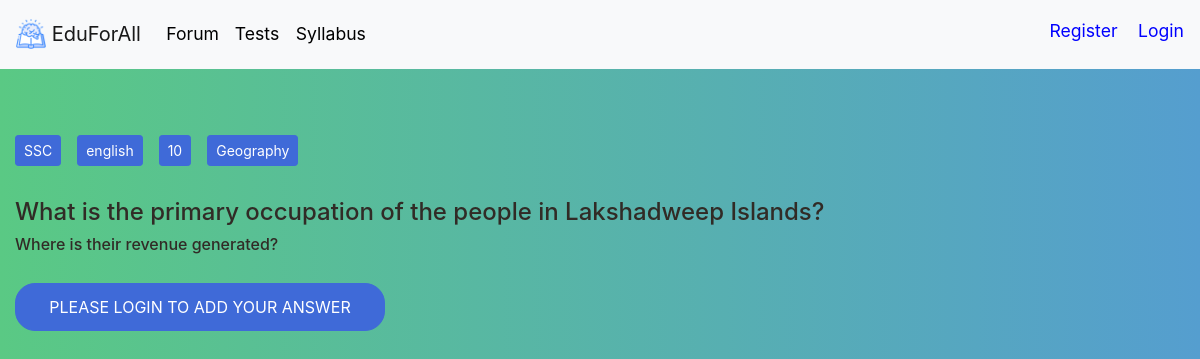
Before: /forum/question/11 with the older database file.
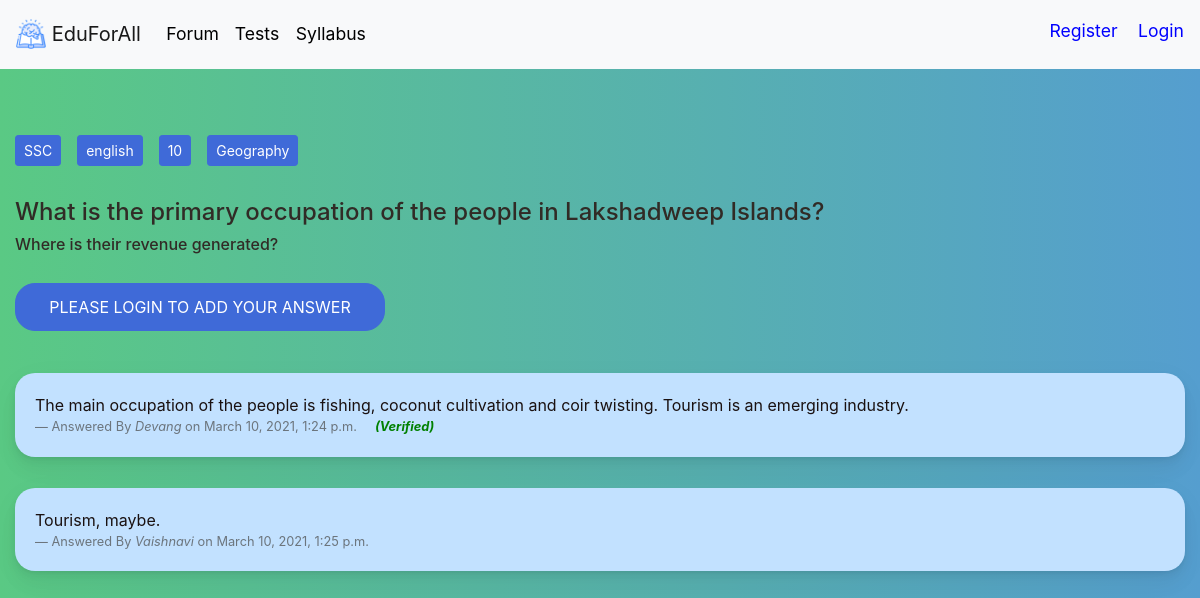
After: the same page with the newer database file.
### forum/models.py (models this page shows, shortened)
class question(models.Model):
    created = models.DateTimeField(auto_now_add=True)
    questionBy = models.ForeignKey(student, on_delete=models.CASCADE)
    title = models.CharField(max_length=240)
    body = models.CharField(max_length=25000)
    medium = models.CharField(max_length=100)
    acadYear = models.CharField(max_length=100)
    subject = models.CharField(max_length=100)
    board = models.CharField(max_length=100, default="SSC")

class answer(models.Model):
    created = models.DateTimeField(auto_now_add=True)
    whichQuestion = models.ForeignKey(question, on_delete=models.CASCADE)
    answerBy = models.ForeignKey(student, on_delete=models.CASCADE)
    body = models.CharField(max_length=30000)
    isCorrect = models.BooleanField(default=False)

class student(models.Model):
    user: OneToOneField = models.OneToOneField(User, on_delete=models.CASCADE)
    acadYear = models.CharField(max_length=100)
    medium = models.CharField(max_length=100)
    board = models.CharField(max_length=100, default="SSC")

### forum/views.py (the view, shortened to what this page needs)
# urls.py: path('question/<int:id>',views.queAns.as_view(),name='queAns'),
class queAns(View):
    def get(self, request, id, template_name='queAns.html'):
        message = {}
        Question = question.objects.filter(id=id)
        Question = Question[0]
        message['question'] = Question
        answers = answer.objects.filter(whichQuestion=Question)
        answers = answers.order_by('-isCorrect', '-created')
        message['answers'] = answers
        return render(request, template_name, message)

### forum/templates/queAns.html (shortened to what this page needs)
{% extends 'base.html' %}
{% load static %}
{% block content %}
<link rel="stylesheet" href="{% static 'all.css' %}">
<link rel="stylesheet" href="{% static 'bt.css' %}">
<link rel="stylesheet" href="{% static 'btb.css' %}">
<link rel="stylesheet" href="{% static 'login.css' %}">
<link rel="stylesheet" href="{% static 'forumLanding.css' %}">
<div class="container-fluid">
    <br>
    <br>
    <br>
    <br>
    <br>
    <br>
</div>
<div class="container-fluid">
    <a class="btn btn-primary btn-sm float-left" style="margin-right: 16px; margin-bottom: 16px" href="" role="button">{{question.board}}</a>
    <a class="btn btn-primary btn-sm float-left" style="margin-right: 16px; margin-bottom: 16px"  href="" role="button">{{question.medium}}</a>
    <a class="btn btn-primary btn-sm float-left" style="margin-right: 16px; margin-bottom: 16px"  href="" role="button">{{question.acadYear}}</a>
    <a class="btn btn-primary btn-sm float-left" style="margin-right: 16px; margin-bottom: 16px"  href="" role="button">{{question.subject}}</a>
    <br>
    <br>
    <br>
</div>
<div class="container-fluid">
    <h4 style="color: #312b26;">{{question.title}}</h4>
    <h6 style="color: #312b26;">{{question.body}}</h6>
    <br>
</div>
{% if user.is_anonymous is False %}
<div class="container">
    <div class="row">
        <div class="mx-auto d-block float-left">
            <div class="card card-signin my-4 mx-auto d-block" style="background-color: #fff; border-radius: 20px; background: linear-gradient(to right, #ebebeb, #f1f1f1);">
                <div class="card-body">
                    <!--<h4 class=" text-center" ><strong>{{question.title}}</strong></h4>
                    <h6 class="text-center" >{{question.body}}</h6>-->
                    <!--<div>
                        <h6>{{error_message}}</h6>
                    </div>-->
                        <form class="form-signin" action="" method="post" style="padding:0.01rem">
                            {% csrf_token %}
                            <label for="body" class="form-label-group">Your Answer</label>
                            <textarea id="body" name="body" rows="10" cols="100"  type="text" class="form-control" style="border-radius: 20px; font-size: 14px;" required></textarea><br>
                            <button class="btn btn-lg btn-primary btn-block text-uppercase" type="submit" name="addAnswer" style="font-size: 1rem;">Add Answer</button>
                        </form>
                </div>
            </div>
        </div>
    </div>
</div>
{% else %}
<div class="col-lg-4">
    <button class="btn btn-primary btn-block text-uppercase" type="submit"
                style="font-size: 1rem; padding: 3%; border-radius: 20px; color:#c2e1ff" href="{% url 'Login' %}"><a href="{% url 'Login' %}" style="color: rgb(255, 255, 255)">Please Login to add your Answer</a></button>
</div>
{% endif %}
<div class="container-fluid" id="answers">
<br>
<br>
    {% for i in answers %}
        <div class="card" style="background-color: #c2e1ff; color: #1a1111;">
            <div class="card-body">
                <blockquote class="blockquote mb-0"  style="font-size:1rem">
                    <p>{{i.body}}</p>
                    <footer class="blockquote-footer">Answered By <cite
                            title="Source Title">{{ i.answerBy.user.first_name}}</cite> on {{i.created}}
                        {% if i.isCorrect %}
                        &nbsp;&nbsp;&nbsp; <span style="color: green; font-style: italic"><strong>(Verified)</strong></span>
                        {% endif %}
                        </footer>
                </blockquote>
            </div>
        </div>
    <br>
    {% endfor %}
</div>
{% endblock %}

### ensenanza/templates/base.html (shortened to what this page needs)
<!DOCTYPE html>
{%load static%}
<html lang="en">
<head>
  <link rel="stylesheet" href="{% static 'bootstrap.css' %}">
  <link rel="stylesheet" href="{% static 'all.css' %}">
  <link rel="stylesheet" href="{% static 'bt.css' %}">
  <link rel="stylesheet" href="{% static 'btb.css' %}">
  <link rel="stylesheet" href="{% static 'boi1.css' %}">
  <link rel="stylesheet" href="{% static 'intro.css' %}">
  <link rel="stylesheet" href="{% static 'login.css' %}">
<link rel="stylesheet" type="text/css" href="{%static 'plugins/OwlCarousel2-2.2.1/owl.carousel.css' %}">
<link rel="stylesheet" type="text/css" href="{%static 'plugins/OwlCarousel2-2.2.1/owl.theme.default.css' %}">
<link rel="stylesheet" type="text/css" href="{%static 'plugins/OwlCarousel2-2.2.1/animate.css' %}">
<link rel="stylesheet" type="text/css" href="{% static 'testimonial.css' %}">
</head>
<body>
    <header id="header" class="fixed-top">
        <nav class="navbar navbar-expand-lg navbar-light bg-light">
            <a class="navbar-brand" href="{% url 'landingPage' %}">
                <img src="{% static 'book.png' %}" width="30" height="30" class="d-inline-block align-top" alt="">
                EduForAll
              </a>
            <div class="collapse navbar-collapse" id="navbarSupportedContent">
              <ul class="navbar-nav mr-auto">
                <li class="nav-item">
                  <a class="nav-link" href="{% url 'forum:forumLanding' %}" style="font-size:1.1rem; margin-left: 2%;"><span style="color:rgb(0, 0, 0)">Forum</a>
                </li>
                <li class="nav-item">
                  <a class="nav-link" href="{% url 'Tests' %}" style="font-size:1.1rem; margin-left: 2%;"><span style="color:rgb(0, 0, 0)">Tests</a>
              </li>
                <li class="nav-item">
                    <a class="nav-link" href="{% url 'Syllabus' %}" style="font-size:1.1rem; margin-left: 2%;"><span style="color:rgb(0, 0, 0)">Syllabus</a>
                </li>
              </ul>
              {% if user.is_authenticated %}
                <p style="font-size:1.1rem; padding-top:1%"><a href="{% url 'viewProfile' %}"><span style="color:blue">Hello, {{user.first_name}} {{user.last_name}}</a></p>
              <p style="font-size:1.1rem; padding-top:1%; margin-left: 2%;"><a href="{% url 'Logout' %}"><span style="color:blue">Logout</a></p>
              {% else %}
              <p style="font-size:1.1rem; padding-top:1%; margin-left: 2%;"><a href="{% url 'register' %}"><span style="color:blue">Register</a></p>
              <p style="font-size:1.1rem; padding-top:1%; margin-left: 2%;"><a href="{% url 'Login' %}"><span style="color:blue">Login</a></p>
              {% endif %}
            </div>
          </nav>
    </header>
    {% block content %}
    {% endblock %}
</body>
</html>

### static/login.css (style rules this page uses)
:root { --input-padding-x: 1.5rem; --input-padding-y: .75rem; }
body { background: #007bff; background: linear-gradient(to right, #5ac984, #559ecf); }
.card { margin: 0 auto; float: none; margin-bottom: 10px; }

### static/forumLanding.css (style rules this page uses)
body { margin: 0; font-family: -apple-system, BlinkMacSystemFont, "Segoe UI", Roboto, "Helvetica Neue", Arial, "Noto Sans", sans-serif, "Apple Color Emoji", "Segoe UI Emoji", "Segoe UI Symbol", "Noto Color Emoji"; font-size: .88rem; font-weight: 400; line-height: 1.5; color: #878f97; text-align: left; background-color: #ffffff }
.card { box-shadow: 0 0.46875rem 2.1875rem rgba(4, 9, 20, 0.03), 0 0.9375rem 1.40625rem rgba(4, 9, 20, 0.03), 0 0.25rem 0.53125rem rgba(4, 9, 20, 0.05), 0 0.125rem 0.1875rem rgba(4, 9, 20, 0.03); border-width: 0; transition: all .2s; border-radius: 20px; }
.btn-primary { color: #fff; background-color: #3f6ad8; border-color: #3f6ad8 }
.card-body { flex: 1 1 auto; padding: 1.25rem }
a { color: #E91E63; text-decoration: none !important; background-color: transparent }

Changed rows visible on the page:
added answer: body "The main occupation of the people is fishing, coconut cultivation and coir twisting. Tourism is an emerging industry.", answerBy.user.first_name "Devang", created "March 10, 2021, 1:24 p.m.", isCorrect "(Verified)"
added answer: body "Tourism, maybe.", answerBy.user.first_name "Vaishnavi", created "March 10, 2021, 1:25 p.m."
